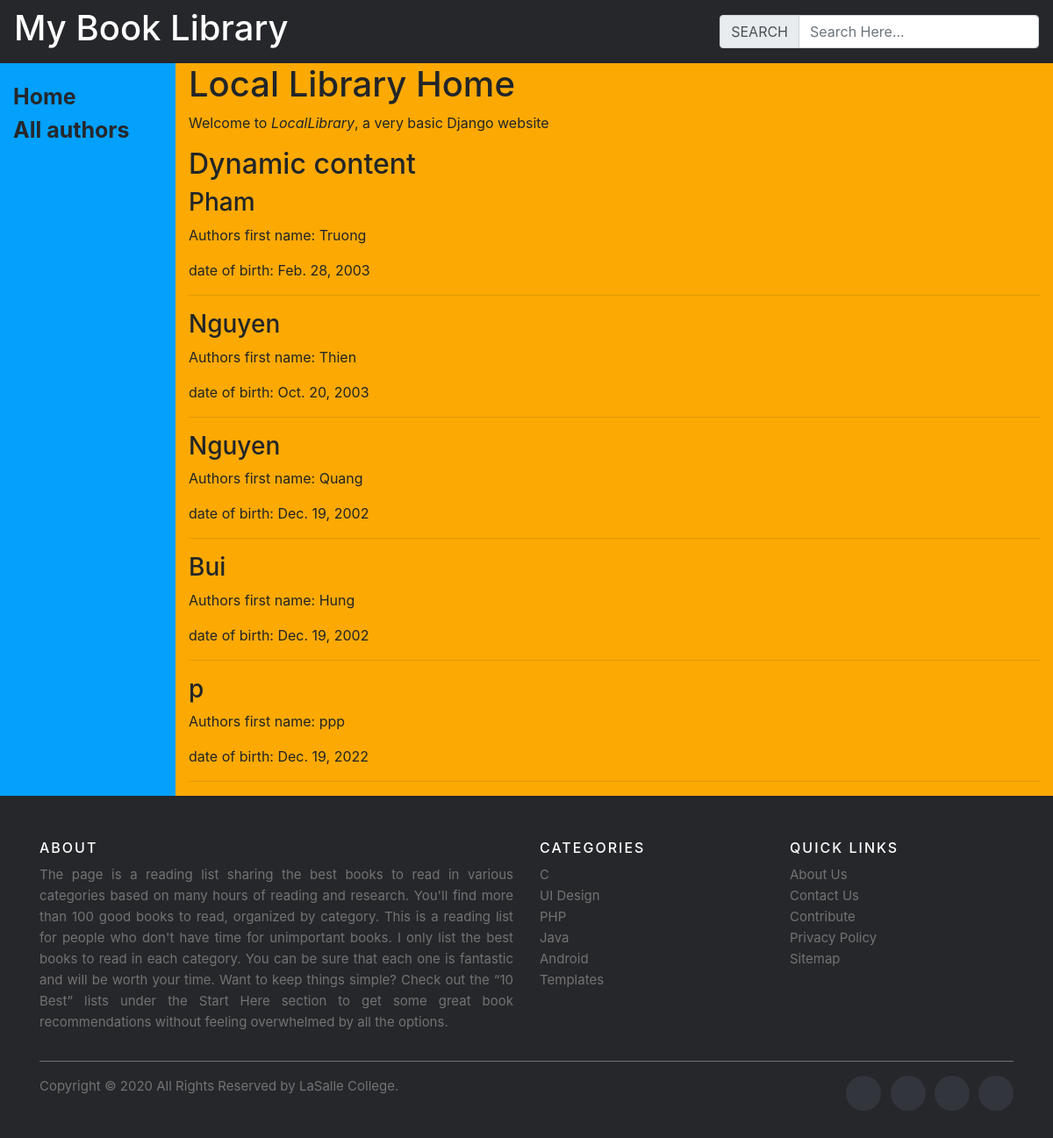
Page /author/ on the committed database.
### posts/models.py (models this page shows, shortened)
class Author(models.Model):
    firstName = models.CharField(max_length=200)
    lastName = models.CharField(max_length=200)
    date_of_birth = models.DateField(default= timezone.now)

### posts/views.py (the view)
# urls.py: path('author/',views.author,name='posts-author'),
def author(request):
    return render(request,'mylibrary/author_list.html',{'authors':Author.objects.all(),'title':'Author'})

### posts/templates/mylibrary/author_list.html
{% extends "mylibrary/base_generic.html" %}
{% block content %}
<h1>Local Library Home</h1>
<p>Welcome to <em>LocalLibrary</em>, a very basic Django website </p>
<h2>Dynamic content</h2>
{% for author in authors  %}
<h3>{{author.lastName}}</h3>
<p> Authors first name: {{author.firstName}}</p>
<p> date of birth: {{author.date_of_birth}}</p>
<hr>
{% endfor %}
{% endblock %}

### posts/templates/mylibrary/base_generic.html (shortened to what this page needs)
{% load static %}
<!DOCTYPE html>
<html lang="en">
<head>
	<link rel="stylesheet" href="https://cdn.jsdelivr.net/npm/bootstrap@4.5.3/dist/css/bootstrap.min.css">
	<link rel="stylesheet" type="text/css" href="{% static 'styles.css' %}">
</head>
<body>
	<nav class="navbar navbar-light" style="background-color: #26272b; color:#fff;">
		<h1>My Book Library</h1>
		<form class="form-inline">
			<div class="input-group">
			  <div class="input-group-prepend">
				<span class="input-group-text" id="basic-addon1">SEARCH</span>
			  </div>
			  <input type="text" class="form-control" placeholder="Search Here..." aria-label="Username" aria-describedby="basic-addon1">
			</div>
		</form>
	</nav>
  <div class="container-fluid" style="background-color:#03a1fc;" id="nav-bar">
    <div class="row">
      <div class="col-sm-2">
      <ul class="sidebar-nav">
          <li><a href="{% url 'posts-home' %}">Home</a></li>
          <li><a href="{% url 'posts-author' %}">All authors</a></li>
      </ul>
      </div>
      <div class="col-sm-10 " style="background-color:#fca903;" id="main-bar">
      {% block content %}{% endblock %}
      </div>
    </div>
  </div>
		<footer class="site-footer">
		  <div class="container">
			<div class="row">
			  <div class="col-sm-12 col-md-6">
				<h6>About</h6>
				<p class="text-justify">
					The page is a reading list sharing the best books to read in various categories based on many hours of reading and research. You'll find more than 100 good books to read, organized by category.
					This is a reading list for people who don't have time for unimportant books. I only list the best books to read in each category. You can be sure that each one is fantastic and will be worth your time.
					Want to keep things simple? Check out the “10 Best” lists under the Start Here section to get some great book recommendations without feeling overwhelmed by all the options.
				</p>
			  </div>
			  <div class="col-xs-6 col-md-3">
				<h6>Categories</h6>
				<ul class="footer-links">
				  <li><a href="http://scanfcode.com/category/c-language/">C</a></li>
				  <li><a href="http://scanfcode.com/category/front-end-development/">UI Design</a></li>
				  <li><a href="http://scanfcode.com/category/back-end-development/">PHP</a></li>
				  <li><a href="http://scanfcode.com/category/java-programming-language/">Java</a></li>
				  <li><a href="http://scanfcode.com/category/android/">Android</a></li>
				  <li><a href="http://scanfcode.com/category/templates/">Templates</a></li>
				</ul>
			  </div>
			  <div class="col-xs-6 col-md-3">
				<h6>Quick Links</h6>
				<ul class="footer-links">
				  <li><a href="http://scanfcode.com/about/">About Us</a></li>
				  <li><a href="http://scanfcode.com/contact/">Contact Us</a></li>
				  <li><a href="http://scanfcode.com/contribute-at-scanfcode/">Contribute</a></li>
				  <li><a href="http://scanfcode.com/privacy-policy/">Privacy Policy</a></li>
				  <li><a href="http://scanfcode.com/sitemap/">Sitemap</a></li>
				</ul>
			  </div>
			</div>
			<hr>
		  </div>
		  <div class="container">
			<div class="row">
			  <div class="col-md-8 col-sm-6 col-xs-12">
				<p class="copyright-text">Copyright &copy; 2020 All Rights Reserved by
			 <a href="#">LaSalle College</a>.
				</p>
			  </div>
			  <div class="col-md-4 col-sm-6 col-xs-12">
				<ul class="social-icons">
				  <li><a class="facebook" href="#"></a></li>
				  <li><a class="twitter" href="#"></a></li>
				  <li><a class="dribbble" href="#"></a></li>
				  <li><a class="linkedin" href="#"></a></li>
				</ul>
			  </div>
			</div>
		  </div>
	</footer>
</body>
</html>

### posts/static/styles.css (style rules this page uses)
.sidebar-nav { margin-top: 20px; padding: 0; list-style: none; color:#fca903; }
.sidebar-nav a { color:#26272b; font-size:25px; font-weight:bold; text-decoration:none; }
.site-footer { background-color:#26272b; padding:45px 0 20px; font-size:15px; line-height:24px; color:#737373; }
.site-footer hr { border-top-color:#bbb; opacity:0.5 }
.site-footer h6 { color:#fff; font-size:16px; text-transform:uppercase; margin-top:5px; letter-spacing:2px }
.site-footer a { color:#737373; }
.footer-links { padding-left:0; list-style:none }
.footer-links li { display:block }
.footer-links a { color:#737373 }
.site-footer .social-icons { text-align:right }
.site-footer .social-icons a { width:40px; height:40px; line-height:40px; margin-left:6px; margin-right:0; border-radius:100%; background-color:#33353d }
.copyright-text { margin:0 }
.social-icons { padding-left:0; margin-bottom:0; list-style:none }
.social-icons li { display:inline-block; margin-bottom:4px }
.social-icons a { background-color:#eceeef; color:#818a91; font-size:16px; display:inline-block; line-height:44px; width:44px; height:44px; text-align:center; margin-right:8px; border-radius:100%; -webkit-transition:all .2s linear; -o-transition:all .2s linear; transition:all .2s linear }

### rows in the picture
Author: lastName "Pham", firstName "Truong", date_of_birth "Feb. 28, 2003"
Author: lastName "Nguyen", firstName "Thien", date_of_birth "Oct. 20, 2003"
Author: lastName "Nguyen", firstName "Quang", date_of_birth "Dec. 19, 2002"
Author: lastName "Bui", firstName "Hung", date_of_birth "Dec. 19, 2002"
Author: lastName "p", firstName "ppp", date_of_birth "Dec. 19, 2022"
